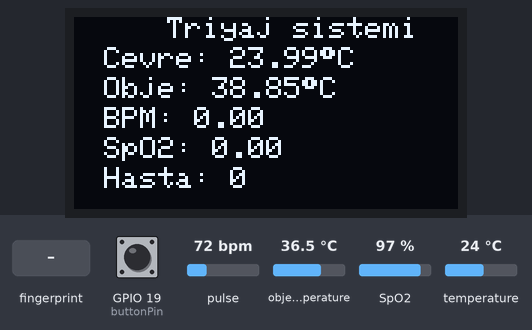
A sketch run on a simulated ESP32. Shown: 128×64 one-colour display. The test bench sets the inputs (shaded band); at power-on: GPIO 19 (buttonPin) HIGH, object temperature 36.5 °C, temperature 24 °C, pulse 72 bpm, SpO2 97 %. WiFi joins after 1.5 s; servers stay silent unless stated; what the sketch prints to the serial monitor is not drawn.

Above: at 7.9 s.
8.0 s: GPIO 19 (buttonPin) pulled LOW for 1 s
At 9.0 s:
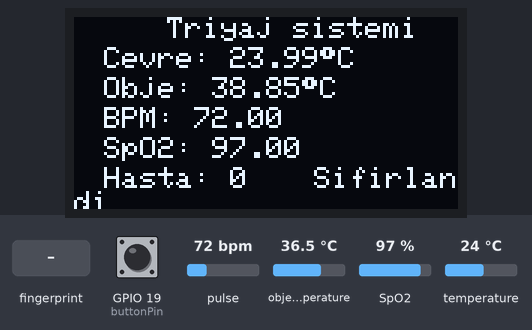
10.7 s: object temperature set to 20 °C
At 12.1 s:
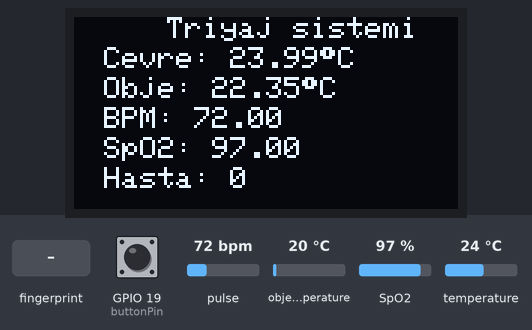
12.4 s: finger stored as number 1 placed on the sensor
At 13.6 s:
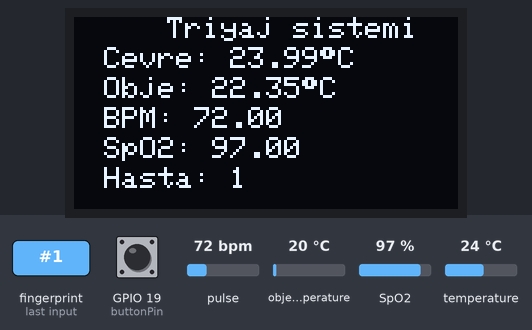
14.2 s: temperature set to 12 °C
At 15.2 s:
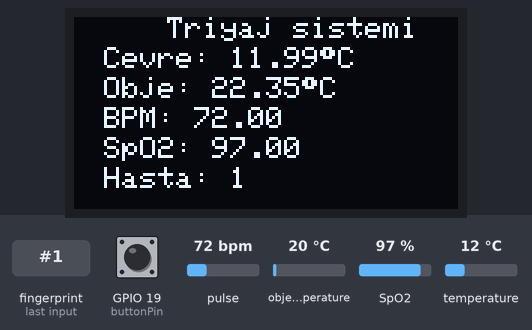
16.3 s: pulse set to 42 bpm
At 17.3 s:
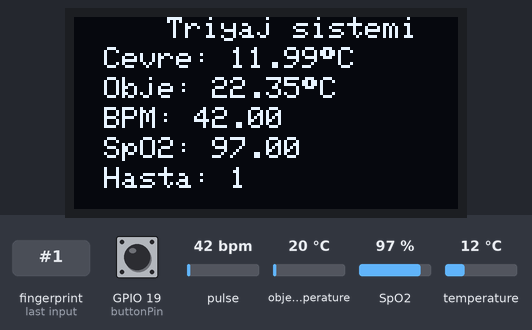
18.0 s: SpO2 set to 80 %
At 19.5 s:
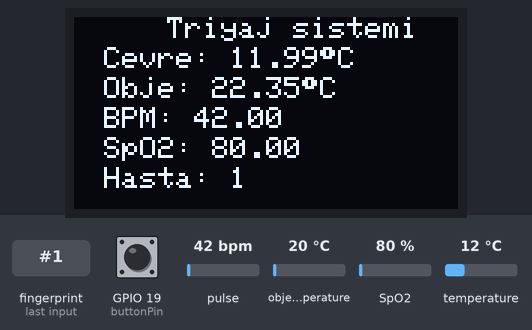
Timing chart, 0 to 20.7 s (numbered marks = the images above; inputs shaded):
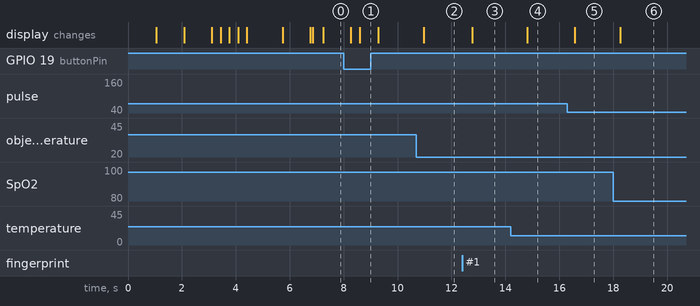

The sketch:

Akilli_triyaj_sistemi.ino
```cpp
#include <Arduino.h>
#if defined(ESP32)
#include <WiFi.h>
#include <FirebaseESP32.h>
#elif defined(ESP8266)
#include <ESP8266WiFi.h>
#include <FirebaseESP8266.h>
#elif defined(ARDUINO_RASPBERRY_PI_PICO_W)
#include <WiFi.h>
#include <FirebaseESP8266.h>
#endif
#include <addons/TokenHelper.h>
#include <addons/RTDBHelper.h>
#define WIFI_SSID "*********"
#define WIFI_PASSWORD "*******"
#define API_KEY "*********"
#define DATABASE_URL "***********"  //<databaseName>.firebaseio.com or <databaseName>.<region>.firebasedatabase.app
#define USER_EMAIL "*********"
#define USER_PASSWORD "*********"
FirebaseData fbdo;
FirebaseAuth auth;
FirebaseConfig config;
unsigned long sendDataPrevMillis = 0;
unsigned long count = 0;
#include <Wire.h>
#include <SPI.h>
#include <Adafruit_MLX90614.h>
#include <Adafruit_GFX.h>
#include <Adafruit_SSD1306.h>
#include "MAX30100_PulseOximeter.h"
#include <Adafruit_Fingerprint.h>
#include <HardwareSerial.h>

#define SCREEN_WIDTH 128  // OLED display width, in pixels
#define SCREEN_HEIGHT 64  // OLED display height, in pixels
#define OLED_RESET -1     // Reset pin # (or -1 if sharing Arduino reset pin)
Adafruit_SSD1306 display(SCREEN_WIDTH, SCREEN_HEIGHT, &Wire, OLED_RESET);


Adafruit_MLX90614 mlx = Adafruit_MLX90614();

const int buttonPin = 19;  // the number of the pushbutton pin
const int ledPin = 2;      // the number of the LED pin
float temp_amb;
float temp_obj;
float temp_spo2;
float temp_bpm;
float calibration = 2.36;
int32_t LastReport_Id=0, temp_id = 0,temp_id_old=0;
int buttonState;
uint32_t LastReport_pulseoximeter, LastReport_temperature, LastReport_Screen;


PulseOximeter pox;

TaskHandle_t GetReadings;
TaskHandle_t PostToFirebase;
TaskHandle_t Pulse_oximeter_Read;

Adafruit_Fingerprint finger = Adafruit_Fingerprint(&Serial2);
// set the data rate for the sensor serial port

int getFingerprintIDez() {
  uint8_t p = finger.getImage();
  if (p != FINGERPRINT_OK) return 0;

  p = finger.image2Tz();
  if (p != FINGERPRINT_OK) return 0;

  p = finger.fingerFastSearch();
  if (p != FINGERPRINT_OK) return 0;

  // found a match!
  // Serial.print("Found ID #"); Serial.print(finger.fingerID);
  // Serial.print(" with confidence of "); Serial.println(finger.confidence);
  return finger.fingerID;
}

void setup() {
  pinMode(buttonPin, INPUT_PULLUP);
  Serial.begin(115200);
  mlx.begin();
  Serial2.begin(115200);

  if (!display.begin(SSD1306_SWITCHCAPVCC, 0x3C)) {  // Address 0x3D for 128x64
    Serial.println(F("SSD1306 Baslatilamadi"));
    for (;;)
      ;
  }

  display.clearDisplay();
  display.setTextSize(1);
  display.setTextColor(WHITE);
  display.setCursor(0, 10);
  display.print("Parmak izi sensoru kaydi");

  finger.begin(57600);
  if (finger.verifyPassword()) {
    display.println("Parmak izi sensoru bulundu!");
  } else {
    display.println("Parmak izi sensoru bulunamadi :(");
    while (1) { delay(1); }
  }
  display.display();
  delay(1000);

  display.clearDisplay();
  display.setTextSize(1);
  display.setTextColor(WHITE);
  display.setCursor(0, 10);
  display.print("Sunucuya baglaniyor");
  display.display();
  delay(1000);
  WiFi.begin(WIFI_SSID, WIFI_PASSWORD);

  while (WiFi.status() != WL_CONNECTED) {
    display.print(".");
    display.display();
    delay(300);
  }
  display.println();
  display.print("IP ile bağlandi: ");
  display.println(WiFi.localIP());
  display.println();
  display.printf("Firebase İstemcisi v%s\n\n", FIREBASE_CLIENT_VERSION);
  delay(1000);

  config.api_key = API_KEY;
  auth.user.email = USER_EMAIL;
  auth.user.password = USER_PASSWORD;
  config.database_url = DATABASE_URL;
  config.token_status_callback = tokenStatusCallback;  // see addons/TokenHelper.h
  Firebase.begin(&config, &auth);
  Firebase.reconnectWiFi(true);
  Firebase.setDoubleDigits(5);
  Serial.println("Sicaklik Sensoru MLX90614");

  display.clearDisplay();
  display.setTextSize(1);
  display.setTextColor(1);
  display.setCursor(0, 0);
  display.println("pals oksimetre hazirlaniyor..");
  display.display();
  Serial.print("Initializing pulse oximeter..");
  delay(1000);
  if (!pox.begin()) {
    Serial.println("FAILED");
    display.clearDisplay();
    display.setTextSize(1);
    display.setTextColor(1);
    display.setCursor(0, 0);
    display.println("BASARSIZ!");
    display.display();
    for (;;)
      ;
  } else {
    display.clearDisplay();
    display.setTextSize(1);
    display.setTextColor(1);
    display.setCursor(0, 0);
    display.println("HAZİR");
    display.display();
    Serial.println("SUCCESS");
  }

  xTaskCreatePinnedToCore(SensorReadings, "GetReadings", 8192, NULL, 3, &GetReadings, 1);

  xTaskCreatePinnedToCore(Oximeter_read, "Pulse_oximeter_Read", 8192, NULL, 2, &Pulse_oximeter_Read, 0);

  xTaskCreatePinnedToCore(SendReadingsToFirebase, "PostToFirebase", 8192, NULL, 1, &PostToFirebase, 1);
}

void loop() {
  delay(1);
}

void Oximeter_read(void* parameter) {
  for (;;) {
    pox.update();
    if (millis() - LastReport_pulseoximeter > 50) {
      temp_bpm = pox.getHeartRate();
      temp_spo2 = pox.getSpO2();
      LastReport_pulseoximeter = millis();
    }
    vTaskDelay(1);
  }
}

void SensorReadings(void* parameter) {
  for (;;) {

    if (millis() - LastReport_Id > 1) {
      temp_id = getFingerprintIDez();
      LastReport_Id = millis();
      if((temp_id!=temp_id_old)&&(temp_id!=0)){
        temp_id_old=temp_id;
      }
    }

    if (millis() - LastReport_Screen > 310) {
      display.clearDisplay();

      Serial.print("Room Temp = ");
      Serial.println(temp_amb);
      Serial.print("Object temp = ");
      Serial.println(temp_obj);

      display.clearDisplay();
      display.setCursor(25, 0);
      display.setTextSize(1);
      display.setTextColor(WHITE);
      display.println(" Triyaj sistemi");

      display.setCursor(10, 10);
      display.setTextSize(1);
      display.print("Cevre: ");
      display.print(temp_amb);
      display.print((char)247);
      display.print("C");

      display.setCursor(10, 20);
      display.setTextSize(1);
      display.print("Obje: ");
      display.print(temp_obj + calibration);
      display.print((char)247);
      display.print("C");

      display.setCursor(10, 30);
      display.setTextSize(1);
      display.print("BPM: ");
      display.print(temp_bpm);

      display.setCursor(10, 40);
      display.setTextSize(1);
      display.print("SpO2: ");
      display.print(temp_spo2);

      display.setCursor(10, 50);
      display.setTextSize(1);
      display.print("Hasta: ");
      display.print(temp_id_old);

      if (!digitalRead(buttonPin)) {
        display.setCursor(80, 50);
        display.print("Sifirlandi");
        temp_id_old=0;
      } else {
        display.setCursor(80, 50);
        display.print("     ");
      }
      display.display();
      LastReport_Screen = millis();
    }

    if (millis() - LastReport_temperature > 300) {
      temp_amb = mlx.readAmbientTempC();
      temp_obj = mlx.readObjectTempC();
      LastReport_temperature = millis();
    }

    vTaskDelay(1);
  }
}


void SendReadingsToFirebase(void* parameter) {
  for (;;) {
    if (millis() - sendDataPrevMillis > 3000) {
      sendDataPrevMillis = millis();
      String temp_str= "Hasta_" + String(temp_id_old) +"/";
      // Firebase.setBool(fbdo, F("/test/bool"), count % 2 == 0);
      // Firebase.setInt(fbdo, F("/test/int"), count);
      // Firebase.setFloat(fbdo, F("/test/float"), count + 10.2);
      // Firebase.setDouble(fbdo, F("/test/double"), count + 35.517549723765);
      // Firebase.setString(fbdo, F("/test/string"), "Hello World!");
      Firebase.setFloat(fbdo, temp_str + "/Ambient_Temp", temp_amb);
      Firebase.setFloat(fbdo, temp_str + "/Object_Temp", temp_obj);
      Firebase.setFloat(fbdo, temp_str + "/BPM", temp_bpm);
      Firebase.setFloat(fbdo, temp_str + "/SpO2", temp_spo2);
      Firebase.setInt(fbdo, temp_str + "/ID", temp_id_old);
    }
    vTaskDelay(1);
  }
}
```

Measured:
- after the input at 8.0 s, the display: first changes after 0.27 s (image 1 shows a later state)
- after the input at 10.7 s, the display: changes after 0.28 s (image 2)
- after the input at 12.4 s, the display: changes after 0.38 s (image 3)
- after the input at 14.2 s, the display: changes after 0.61 s (image 4)
- after the input at 16.3 s, the display: changes after 0.27 s (image 5)
- after the input at 18.0 s, the display: changes after 0.26 s (image 6)
